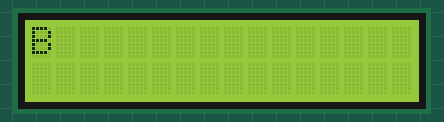
Recording of a sketch running on a simulated Arduino Uno, built with avr-gcc and run on an emulated ATmega328P. Parts: 16×2 character LCD. What the sketch prints to the serial monitor is not drawn.

Above: at 0.1 s.
At 3.1 s:
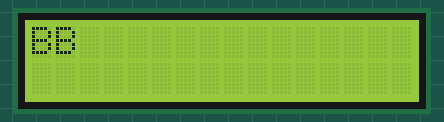
At 6.1 s:
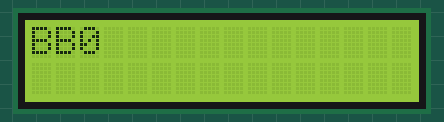
At 15.1 s:
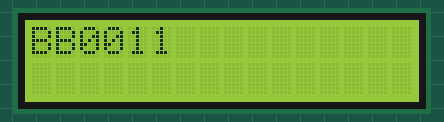
At 18.1 s:
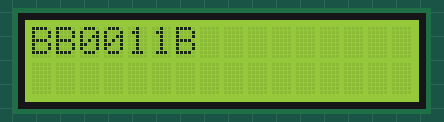
At 36.1 s:
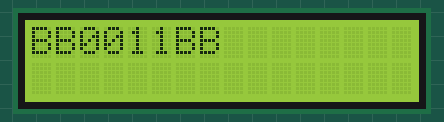

The sketch:

reading_out_tape.ino
```cpp
#include <LiquidCrystal.h>
#define arr_len( x )  ( sizeof( x ) / sizeof( *x ) )

// initialize the library with the numbers of the interface pins
LiquidCrystal lcd(7, 8, 9, 10, 11, 12);
int i = 0;

void setup() {

  Serial.begin(9600);

  lcd.begin(16, 2);     // set up the LCD's number of columns and rows
  int x = 0;
  int y = 0;
  i = 0;

  lcd.setCursor(x, y);

}

void loop() {
  char tape[] = {'B', 'B', '0', '0', '1', '1', 'B', 'B'} ;
  int tapeSize = arr_len (tape);

  lcd.print(tape[i]);
  Serial.print(tapeSize);
  Serial.print(',');
  Serial.print(i);
  Serial.print(',');
  Serial.println(tape[i]);

  if (i < tapeSize) {
    i++;
  }

  delay(3000);

  //  int state = 0;
  //    if (state = 0) {}
  //    if (state = 1) {}


}


//////////////////////////////////////////////////////////////////////////////
////////////////////////////FUNCTIONS/////////////////////////////////////////
//////////////////////////////////////////////////////////////////////////////
```

Measured:
- what the display in image 1 shows lasts 3.0 s, from 3.1 s to 6.1 s
